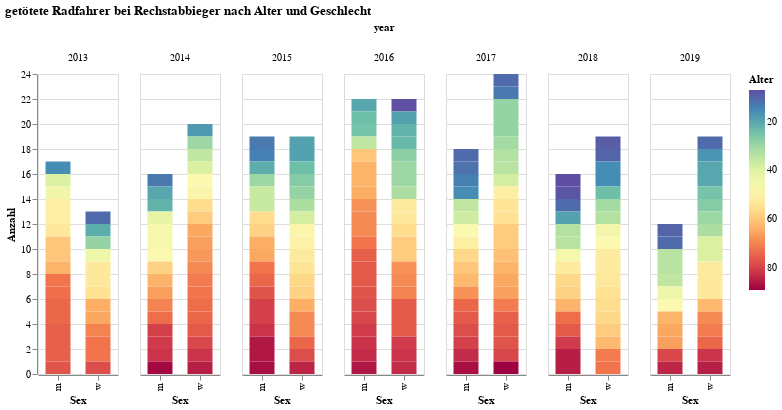

Notebook cell for this chart:
### Code cell
import altair as alt
#alt.renderers.enable('notebook')

unf_ra=unf[unf['Typ*']=='RA'].copy()
source = unf_ra.groupby(['year', 'Alter','Sex']).size().reset_index()
source=source.rename(columns={0:'Anzahl'})

alt.Chart(source).mark_bar(size=25,strokeOpacity=0.5,strokeWidth=0).encode(
    y='Anzahl',
    
    #color='Alter:Q' #:Q
    color=alt.Color('Alter:Q',#scale=alt.Scale(scheme='greenblue')),
                    scale=alt.Scale(domain=[source.Alter.max(), source.Alter.min()],
                                    scheme=alt.SchemeParams(name='spectral'))),
    x="Sex",
    column='year:N',

).properties(
    width=80,
    title='getötete Radfahrer bei Rechstabbieger nach Alter und Geschlecht'
)

### Figure 1 — Vega-Lite specification as saved in the notebook (floating-point values rounded to 4 significant figures; data arrays with more than 128 entries replaced by an {"elided": "..."} marker saying what was removed)
{"config": {"view": {"continuousWidth": 400, "continuousHeight": 300}}, "data": {"name": "data-8efc6ea3eb459c1275208d5a55577671"}, "mark": {"type": "bar", "size": 25, "strokeOpacity": 0.5, "strokeWidth": 0}, "encoding": {"color": {"type": "quantitative", "field": "Alter", "scale": {"domain": [89.0, 7.0], "scheme": {"name": "spectral"}}}, "column": {"type": "nominal", "field": "year"}, "x": {"type": "nominal", "field": "Sex"}, "y": {"type": "quantitative", "field": "Anzahl"}}, "title": "getötete Radfahrer bei Rechstabbieger nach Alter und Geschlecht", "width": 80, "$schema": "https://vega.github.io/schema/vega-lite/v4.0.2.json", "datasets": {"data-8efc6ea3eb459c1275208d5a55577671": {"elided": "226 records"}}}
